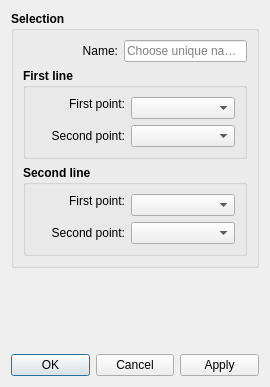
<?xml version="1.0" encoding="UTF-8"?>
<ui version="4.0">
 <class>DialogLineIntersect</class>
 <widget class="QDialog" name="DialogLineIntersect">
  <property name="geometry">
   <rect>
    <x>0</x>
    <y>0</y>
    <width>270</width>
    <height>387</height>
   </rect>
  </property>
  <property name="sizePolicy">
   <sizepolicy hsizetype="Expanding" vsizetype="Preferred">
    <horstretch>0</horstretch>
    <verstretch>0</verstretch>
   </sizepolicy>
  </property>
  <property name="minimumSize">
   <size>
    <width>270</width>
    <height>0</height>
   </size>
  </property>
  <property name="windowTitle">
   <string>Point - Intersect Lines</string>
  </property>
  <property name="windowIcon">
   <iconset resource="../../../vmisc/share/resources/icon.qrc">
    <normaloff>:/icon/64x64/icon64x64.png</normaloff>:/icon/64x64/icon64x64.png</iconset>
  </property>
  <property name="locale">
   <locale language="English" country="UnitedStates"/>
  </property>
  <layout class="QVBoxLayout" name="verticalLayout_4">
   <item>
    <widget class="QGroupBox" name="selection_GroupBox">
     <property name="sizePolicy">
      <sizepolicy hsizetype="Expanding" vsizetype="Preferred">
       <horstretch>0</horstretch>
       <verstretch>0</verstretch>
      </sizepolicy>
     </property>
     <property name="font">
      <font>
       <pointsize>9</pointsize>
       <bold>true</bold>
      </font>
     </property>
     <property name="title">
      <string>Selection</string>
     </property>
     <layout class="QVBoxLayout" name="verticalLayout_3">
      <item>
       <layout class="QHBoxLayout" name="horizontalLayout_4">
        <item>
         <widget class="QLabel" name="labelEditNamePoint">
          <property name="sizePolicy">
           <sizepolicy hsizetype="Fixed" vsizetype="Fixed">
            <horstretch>0</horstretch>
            <verstretch>0</verstretch>
           </sizepolicy>
          </property>
          <property name="minimumSize">
           <size>
            <width>95</width>
            <height>0</height>
           </size>
          </property>
          <property name="font">
           <font>
            <pointsize>9</pointsize>
            <bold>false</bold>
           </font>
          </property>
          <property name="text">
           <string>Name:</string>
          </property>
          <property name="alignment">
           <set>Qt::AlignRight|Qt::AlignTrailing|Qt::AlignVCenter</set>
          </property>
         </widget>
        </item>
        <item>
         <widget class="QLineEdit" name="lineEditNamePoint">
          <property name="sizePolicy">
           <sizepolicy hsizetype="Expanding" vsizetype="Fixed">
            <horstretch>0</horstretch>
            <verstretch>0</verstretch>
           </sizepolicy>
          </property>
          <property name="minimumSize">
           <size>
            <width>80</width>
            <height>0</height>
           </size>
          </property>
          <property name="font">
           <font>
            <pointsize>9</pointsize>
            <bold>false</bold>
           </font>
          </property>
          <property name="toolTip">
           <string>Unique name</string>
          </property>
          <property name="placeholderText">
           <string>Choose unique name.</string>
          </property>
         </widget>
        </item>
       </layout>
      </item>
      <item>
       <widget class="QGroupBox" name="firstLine_GroupBox">
        <property name="sizePolicy">
         <sizepolicy hsizetype="Expanding" vsizetype="Preferred">
          <horstretch>0</horstretch>
          <verstretch>0</verstretch>
         </sizepolicy>
        </property>
        <property name="font">
         <font>
          <pointsize>9</pointsize>
          <bold>true</bold>
         </font>
        </property>
        <property name="title">
         <string>First line</string>
        </property>
        <layout class="QVBoxLayout" name="verticalLayout">
         <item>
          <layout class="QFormLayout" name="formLayout">
           <property name="labelAlignment">
            <set>Qt::AlignRight|Qt::AlignTrailing|Qt::AlignVCenter</set>
           </property>
           <item row="0" column="0">
            <widget class="QLabel" name="labelP1Line1">
             <property name="sizePolicy">
              <sizepolicy hsizetype="Fixed" vsizetype="Fixed">
               <horstretch>0</horstretch>
               <verstretch>0</verstretch>
              </sizepolicy>
             </property>
             <property name="minimumSize">
              <size>
               <width>90</width>
               <height>0</height>
              </size>
             </property>
             <property name="font">
              <font>
               <pointsize>9</pointsize>
               <bold>false</bold>
              </font>
             </property>
             <property name="text">
              <string>First point:</string>
             </property>
             <property name="alignment">
              <set>Qt::AlignRight|Qt::AlignTrailing|Qt::AlignVCenter</set>
             </property>
            </widget>
           </item>
           <item row="0" column="1">
            <widget class="QComboBox" name="comboBoxP1Line1">
             <property name="sizePolicy">
              <sizepolicy hsizetype="Expanding" vsizetype="Fixed">
               <horstretch>0</horstretch>
               <verstretch>0</verstretch>
              </sizepolicy>
             </property>
             <property name="minimumSize">
              <size>
               <width>80</width>
               <height>0</height>
              </size>
             </property>
             <property name="font">
              <font>
               <pointsize>9</pointsize>
               <bold>false</bold>
              </font>
             </property>
            </widget>
           </item>
           <item row="1" column="0">
            <widget class="QLabel" name="labelP2Line1">
             <property name="minimumSize">
              <size>
               <width>90</width>
               <height>0</height>
              </size>
             </property>
             <property name="font">
              <font>
               <pointsize>9</pointsize>
               <bold>false</bold>
              </font>
             </property>
             <property name="text">
              <string>Second point:</string>
             </property>
             <property name="alignment">
              <set>Qt::AlignRight|Qt::AlignTrailing|Qt::AlignVCenter</set>
             </property>
            </widget>
           </item>
           <item row="1" column="1">
            <widget class="QComboBox" name="comboBoxP2Line1">
             <property name="sizePolicy">
              <sizepolicy hsizetype="Expanding" vsizetype="Fixed">
               <horstretch>0</horstretch>
               <verstretch>0</verstretch>
              </sizepolicy>
             </property>
             <property name="minimumSize">
              <size>
               <width>80</width>
               <height>0</height>
              </size>
             </property>
             <property name="font">
              <font>
               <pointsize>9</pointsize>
               <bold>false</bold>
              </font>
             </property>
            </widget>
           </item>
          </layout>
         </item>
        </layout>
       </widget>
      </item>
      <item>
       <widget class="QGroupBox" name="secondLine_GroupBox">
        <property name="sizePolicy">
         <sizepolicy hsizetype="Expanding" vsizetype="Preferred">
          <horstretch>0</horstretch>
          <verstretch>0</verstretch>
         </sizepolicy>
        </property>
        <property name="font">
         <font>
          <pointsize>9</pointsize>
          <bold>true</bold>
         </font>
        </property>
        <property name="title">
         <string>Second line</string>
        </property>
        <layout class="QVBoxLayout" name="verticalLayout_2">
         <item>
          <layout class="QFormLayout" name="formLayout_2">
           <property name="labelAlignment">
            <set>Qt::AlignRight|Qt::AlignTrailing|Qt::AlignVCenter</set>
           </property>
           <item row="0" column="0">
            <widget class="QLabel" name="labelP1Line2">
             <property name="sizePolicy">
              <sizepolicy hsizetype="Fixed" vsizetype="Fixed">
               <horstretch>0</horstretch>
               <verstretch>0</verstretch>
              </sizepolicy>
             </property>
             <property name="minimumSize">
              <size>
               <width>90</width>
               <height>0</height>
              </size>
             </property>
             <property name="font">
              <font>
               <pointsize>9</pointsize>
               <bold>false</bold>
              </font>
             </property>
             <property name="text">
              <string>First point:</string>
             </property>
             <property name="alignment">
              <set>Qt::AlignRight|Qt::AlignTrailing|Qt::AlignVCenter</set>
             </property>
            </widget>
           </item>
           <item row="0" column="1">
            <widget class="QComboBox" name="comboBoxP1Line2">
             <property name="sizePolicy">
              <sizepolicy hsizetype="Expanding" vsizetype="Fixed">
               <horstretch>0</horstretch>
               <verstretch>0</verstretch>
              </sizepolicy>
             </property>
             <property name="minimumSize">
              <size>
               <width>80</width>
               <height>0</height>
              </size>
             </property>
             <property name="font">
              <font>
               <pointsize>9</pointsize>
               <bold>false</bold>
              </font>
             </property>
            </widget>
           </item>
           <item row="1" column="0">
            <widget class="QLabel" name="labelP2Line2">
             <property name="minimumSize">
              <size>
               <width>90</width>
               <height>0</height>
              </size>
             </property>
             <property name="font">
              <font>
               <pointsize>9</pointsize>
               <bold>false</bold>
              </font>
             </property>
             <property name="text">
              <string>Second point:</string>
             </property>
             <property name="alignment">
              <set>Qt::AlignRight|Qt::AlignTrailing|Qt::AlignVCenter</set>
             </property>
            </widget>
           </item>
           <item row="1" column="1">
            <widget class="QComboBox" name="comboBoxP2Line2">
             <property name="sizePolicy">
              <sizepolicy hsizetype="Expanding" vsizetype="Fixed">
               <horstretch>0</horstretch>
               <verstretch>0</verstretch>
              </sizepolicy>
             </property>
             <property name="minimumSize">
              <size>
               <width>80</width>
               <height>0</height>
              </size>
             </property>
             <property name="font">
              <font>
               <pointsize>9</pointsize>
               <bold>false</bold>
              </font>
             </property>
            </widget>
           </item>
          </layout>
         </item>
        </layout>
       </widget>
      </item>
     </layout>
    </widget>
   </item>
   <item>
    <spacer name="verticalSpacer">
     <property name="orientation">
      <enum>Qt::Vertical</enum>
     </property>
     <property name="sizeHint" stdset="0">
      <size>
       <width>20</width>
       <height>40</height>
      </size>
     </property>
    </spacer>
   </item>
   <item>
    <widget class="QDialogButtonBox" name="buttonBox">
     <property name="orientation">
      <enum>Qt::Horizontal</enum>
     </property>
     <property name="standardButtons">
      <set>QDialogButtonBox::Apply|QDialogButtonBox::Cancel|QDialogButtonBox::Ok</set>
     </property>
    </widget>
   </item>
  </layout>
 </widget>
 <tabstops>
  <tabstop>lineEditNamePoint</tabstop>
  <tabstop>comboBoxP1Line1</tabstop>
  <tabstop>comboBoxP2Line1</tabstop>
  <tabstop>comboBoxP1Line2</tabstop>
  <tabstop>comboBoxP2Line2</tabstop>
  <tabstop>buttonBox</tabstop>
 </tabstops>
 <resources>
  <include location="../../../vmisc/share/resources/icon.qrc"/>
 </resources>
 <connections>
  <connection>
   <sender>buttonBox</sender>
   <signal>accepted()</signal>
   <receiver>DialogLineIntersect</receiver>
   <slot>accept()</slot>
   <hints>
    <hint type="sourcelabel">
     <x>248</x>
     <y>254</y>
    </hint>
    <hint type="destinationlabel">
     <x>157</x>
     <y>274</y>
    </hint>
   </hints>
  </connection>
  <connection>
   <sender>buttonBox</sender>
   <signal>rejected()</signal>
   <receiver>DialogLineIntersect</receiver>
   <slot>reject()</slot>
   <hints>
    <hint type="sourcelabel">
     <x>316</x>
     <y>260</y>
    </hint>
    <hint type="destinationlabel">
     <x>286</x>
     <y>274</y>
    </hint>
   </hints>
  </connection>
 </connections>
</ui>
